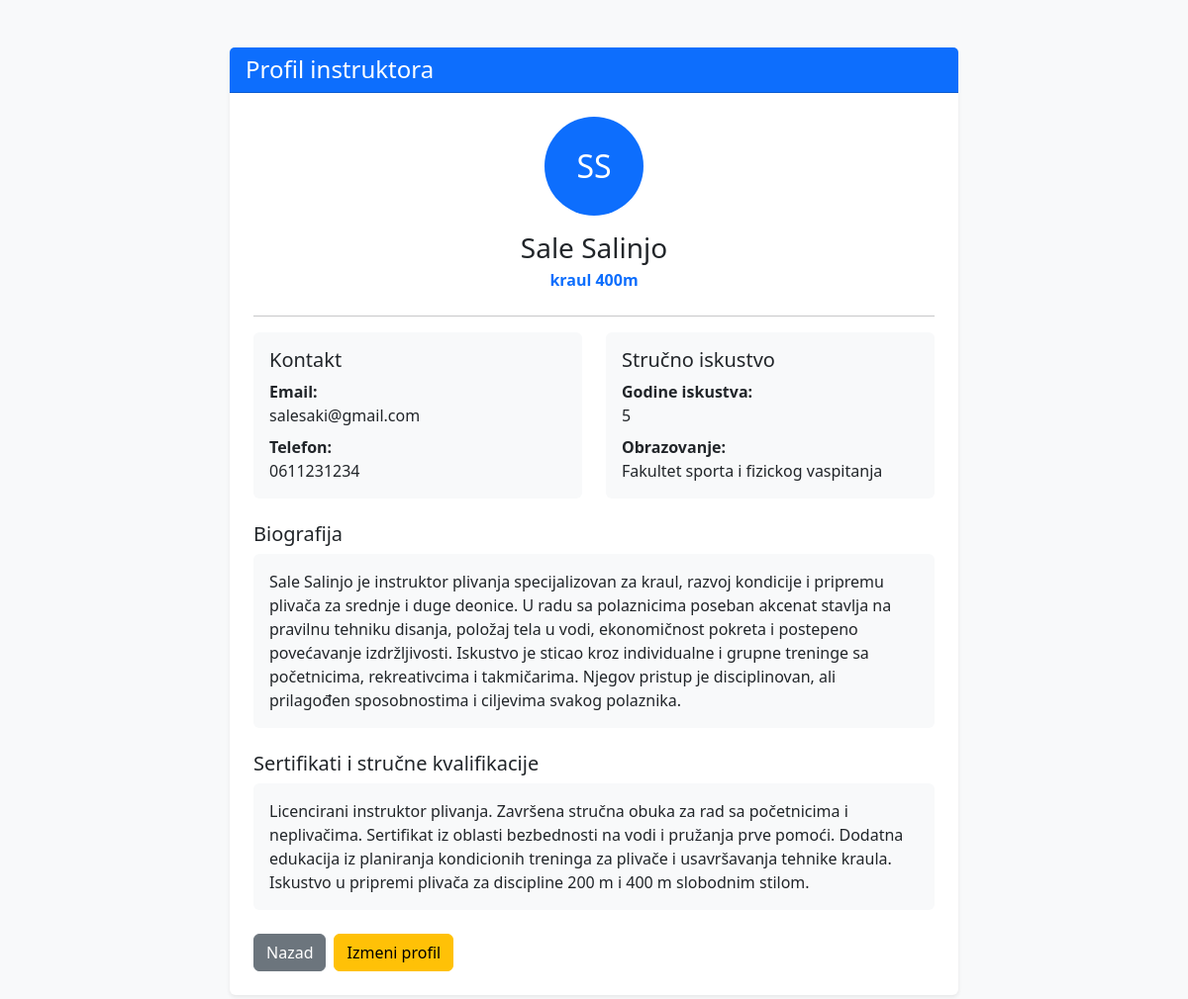
The page /plivanje_projekat/profil_instruktora.php?id=1 (signed in) on the database its author committed.
### tables this page shows
CREATE TABLE IF NOT EXISTS `instruktori` (
  `id` int NOT NULL AUTO_INCREMENT,
  `ime` varchar(50) NOT NULL,
  `prezime` varchar(50) NOT NULL,
  `telefon` varchar(30) DEFAULT NULL,
  `email` varchar(100) DEFAULT NULL,
  `specijalnost` varchar(100) DEFAULT NULL,
  `biografija` text,
  `godine_iskustva` int DEFAULT NULL,
  `sertifikati_opis` text,
  `obrazovanje` varchar(255) DEFAULT NULL,
  PRIMARY KEY (`id`)
);

### plivanje_projekat/classes/BaseModel.php (called while the page is built, shortened)
<?php
require_once __DIR__ . '/../config/Database.php';
class BaseModel
{
    public function __construct()
    {
        $database = new Database();
        $this->connection = $database->connect();
    }
}

### plivanje_projekat/config/Database.php (called while the page is built)
<?php
class Database
{
    private string $host = 'localhost';
    private string $databaseName = 'plivanje_db';
    private string $username = 'root';
    private string $password = '';
    private ?PDO $connection = null;
    public function connect(): PDO
    {
        if ($this->connection === null) {
            try {
                $dsn = "mysql:host={$this->host};dbname={$this->databaseName};charset=utf8mb4";
                $this->connection = new PDO(
                    $dsn,
                    $this->username,
                    $this->password
                );
                $this->connection->setAttribute(
                    PDO::ATTR_ERRMODE,
                    PDO::ERRMODE_EXCEPTION
                );
                $this->connection->setAttribute(
                    PDO::ATTR_DEFAULT_FETCH_MODE,
                    PDO::FETCH_ASSOC
                );
            } catch (PDOException $exception) {
                die('Greška pri povezivanju sa bazom: ' . $exception->getMessage());
            }
        }
        return $this->connection;
    }
}

### plivanje_projekat/classes/Instruktor.php (called while the page is built, shortened)
<?php
require_once __DIR__ . '/BaseModel.php';
class Instruktor extends BaseModel implements CrudInterface
{
    public function findById(int $id): array|false
    {
        $sql = "SELECT * FROM instruktori WHERE id = :id";
        $stmt = $this->connection->prepare($sql);
        $stmt->execute([
            ':id' => $id
        ]);
        return $stmt->fetch();
    }
}

### plivanje_projekat/profil_instruktora.php (the view, shortened to what this page needs)
<?php
require_once __DIR__ . '/classes/Instruktor.php';
$instruktorModel = new Instruktor();
$id = filter_input(
    INPUT_GET,
    'id',
    FILTER_VALIDATE_INT
);
$instruktor = $instruktorModel->findById($id);
?>
<!DOCTYPE html>
<html lang="sr">
<head>
    <link
        href="https://cdn.jsdelivr.net/npm/bootstrap@5.3.3/dist/css/bootstrap.min.css"
        rel="stylesheet"
    >
</head>
<body class="bg-light">
<div class="container py-5">
    <div class="row justify-content-center">
        <div class="col-lg-8">
            <div class="card shadow-sm border-0">
                <div class="card-header bg-primary text-white">
                    <h1 class="h4 mb-0">
                        Profil instruktora
                    </h1>
                </div>
                <div class="card-body p-4">
                    <div class="text-center mb-4">
                        <div
                            class="rounded-circle bg-primary text-white d-inline-flex align-items-center justify-content-center mb-3"
                            style="width: 100px; height: 100px; font-size: 2rem;"
                        >
                            <?= htmlspecialchars(
                                strtoupper(
                                    substr($instruktor['ime'], 0, 1)
                                    . substr($instruktor['prezime'], 0, 1)
                                )
                            ) ?>
                        </div>
                        <h2 class="h3 mb-1">
                            <?= htmlspecialchars(
                                $instruktor['ime']
                                . ' '
                                . $instruktor['prezime']
                            ) ?>
                        </h2>
                        <p class="text-primary fw-bold mb-0">
                            <?= htmlspecialchars(
                                $instruktor['specijalnost']
                                ?? 'Instruktor plivanja'
                            ) ?>
                        </p>
                    </div>
                    <hr>
                    <div class="row g-4">
                        <div class="col-md-6">
                            <div class="card h-100 border-0 bg-light">
                                <div class="card-body">
                                    <h3 class="h5">
                                        Kontakt
                                    </h3>
                                    <p class="mb-2">
                                        <strong>Email:</strong><br>
                                        <?= htmlspecialchars(
                                            $instruktor['email']
                                            ?? 'Nije unet'
                                        ) ?>
                                    </p>
                                    <p class="mb-0">
                                        <strong>Telefon:</strong><br>
                                        <?= htmlspecialchars(
                                            $instruktor['telefon']
                                            ?? 'Nije unet'
                                        ) ?>
                                    </p>
                                </div>
                            </div>
                        </div>
                        <div class="col-md-6">
                            <div class="card h-100 border-0 bg-light">
                                <div class="card-body">
                                    <h3 class="h5">
                                        Stručno iskustvo
                                    </h3>
                                    <p class="mb-2">
                                        <strong>Godine iskustva:</strong><br>
                                        <?= isset($instruktor['godine_iskustva'])
                                            && $instruktor['godine_iskustva'] !== null
                                            ? (int) $instruktor['godine_iskustva']
                                            : 'Nije uneto' ?>
                                    </p>
                                    <p class="mb-0">
                                        <strong>Obrazovanje:</strong><br>
                                        <?= htmlspecialchars(
                                            $instruktor['obrazovanje']
                                            ?? 'Nije uneto'
                                        ) ?>
                                    </p>
                                </div>
                            </div>
                        </div>
                    </div>
                    <div class="mt-4">
                        <h3 class="h5">
                            Biografija
                        </h3>
                        <div class="p-3 bg-light rounded">
                            <?= nl2br(
                                htmlspecialchars(
                                    $instruktor['biografija']
                                    ?? 'Biografija instruktora još nije uneta.'
                                )
                            ) ?>
                        </div>
                    </div>
                    <div class="mt-4">
                        <h3 class="h5">
                            Sertifikati i stručne kvalifikacije
                        </h3>
                        <div class="p-3 bg-light rounded">
                            <?= nl2br(
                                htmlspecialchars(
                                    $instruktor['sertifikati_opis']
                                    ?? 'Podaci o sertifikatima još nisu uneti.'
                                )
                            ) ?>
                        </div>
                    </div>
                    <div class="d-flex gap-2 mt-4">
                        <a
                            href="javascript:history.back()"
                            class="btn btn-secondary"
                        >
                            Nazad
                        </a>
                        <a
                            href="izmeni_instruktora.php?id=<?= (int) $instruktor['id'] ?>"
                            class="btn btn-warning"
                        >
                            Izmeni profil
                        </a>
                    </div>
                </div>
            </div>
        </div>
    </div>
</div>
</body>
</html>

### rows shown on the page
instruktori: ime+prezime "SS", ime+prezime "Sale Salinjo", specijalnost "kraul 400m", email "salesaki@gmail.com", telefon "0611231234", godine_iskustva "5", obrazovanje "Fakultet sporta i fizickog vaspitanja", biografija "Sale Salinjo je instruktor plivanja specijalizovan za kraul, razvoj kondicije i pripremu plivača za srednje i duge deonice. U radu sa polaznicima poseban akcenat stavlja na pravilnu tehniku disanja, položaj tela u vodi, ekonomičnost pokreta i postepeno povećavanje izdržljivosti. Iskustvo je sticao kroz individualne i grupne treninge sa početnicima, rekreativcima i takmičarima. Njegov pristup je disciplinovan, ali prilagođen sposobnostima i ciljevima svakog polaznika.", sertifikati_opis "Licencirani instruktor plivanja. Završena stručna obuka za rad sa početnicima i neplivačima. Sertifikat iz oblasti bezbednosti na vodi i pružanja prve pomoći. Dodatna edukacija iz planiranja kondicionih treninga za plivače i usavršavanja tehnike kraula. Iskustvo u pripremi plivača za discipline 200 m i 400 m slobodnim stilom."
